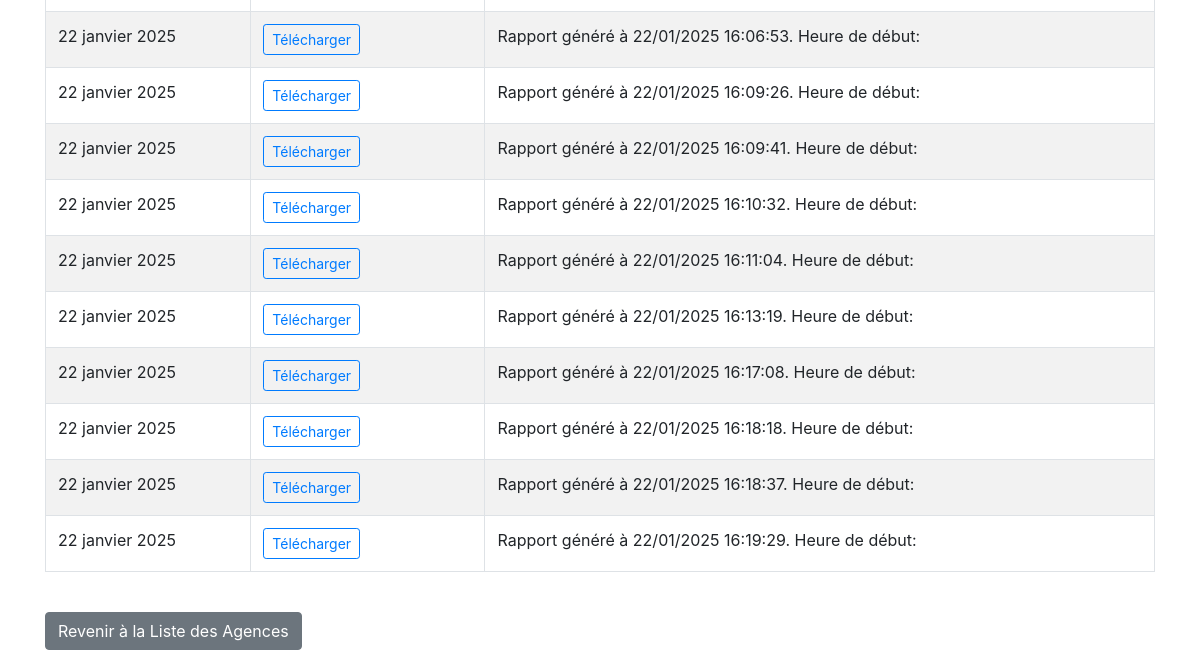
The page /agences/consulter_rapports (lower part) on the database as committed earlier.
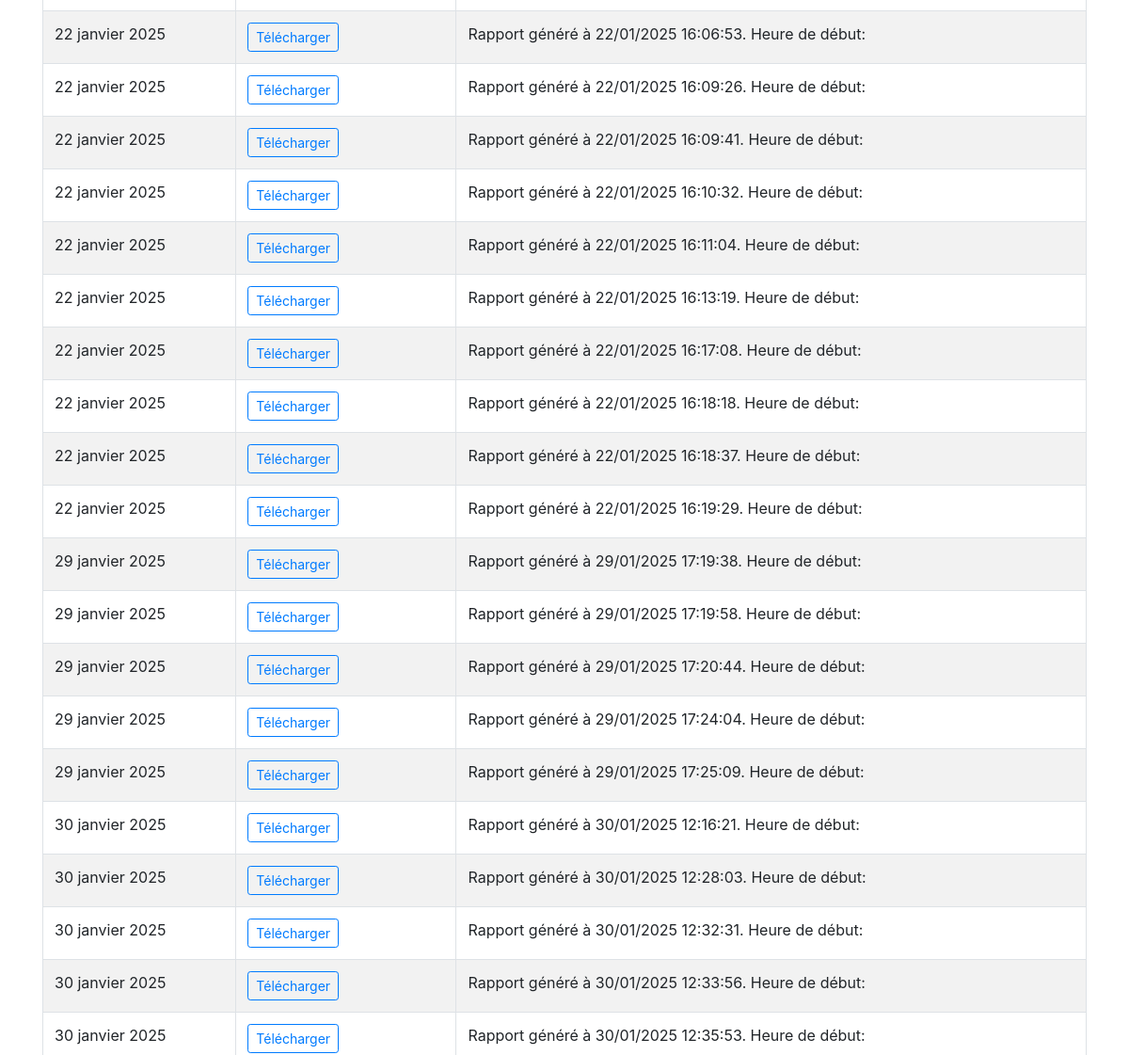
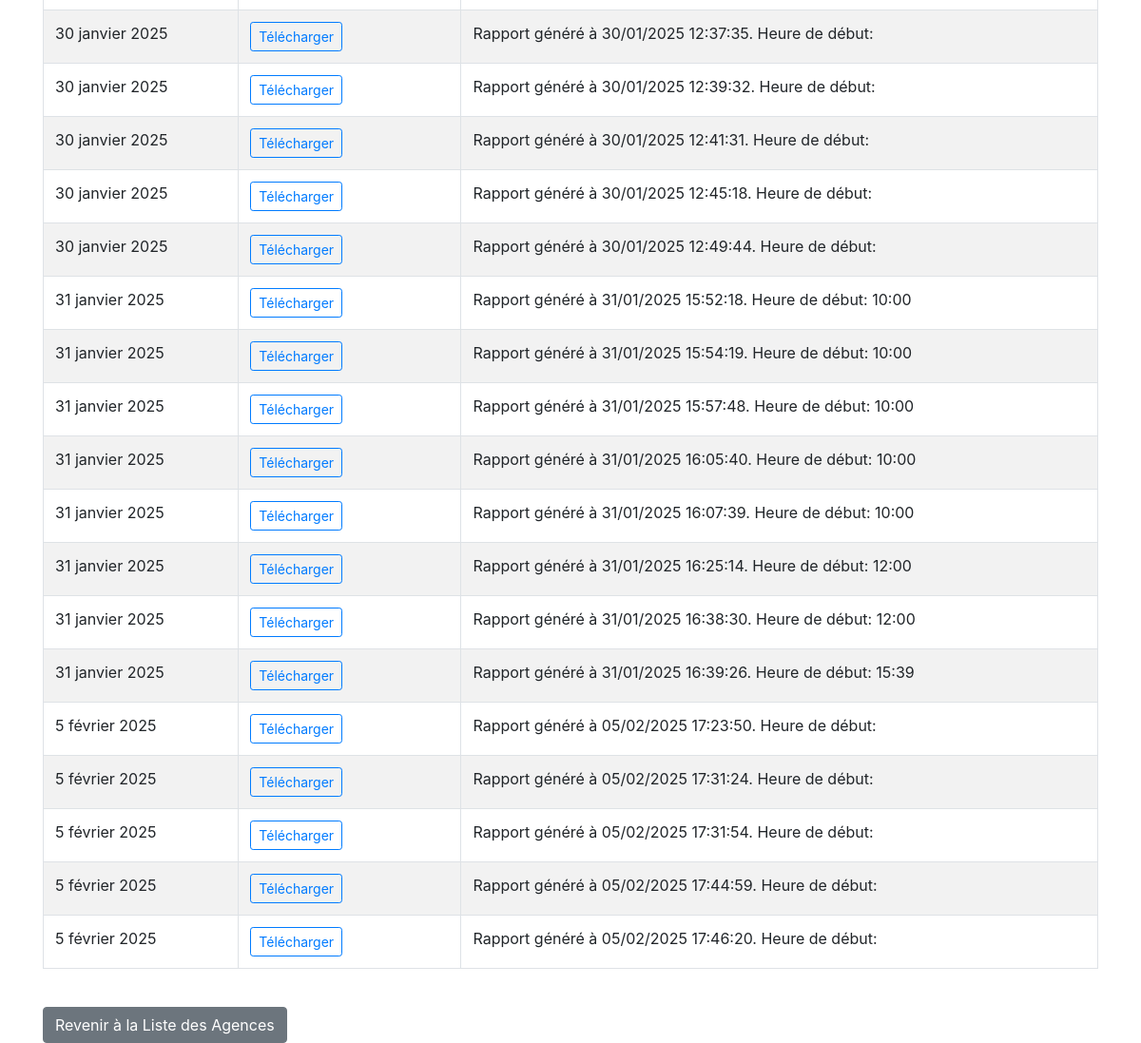
The same page on the database as committed later (2 pictures, top to bottom).
### cloture/models.py (models this page shows, shortened)
class RapportAgence(models.Model):
    date = models.DateField()
    fichier_pdf = models.FileField(upload_to='rapports/', null=True, blank=True)
    observations = models.TextField(null=True, blank=True)

### cloture/views.py (the view)
# urls.py: path('agences/consulter_rapports', views.consulter_rapports, name='liste_rapports'),
def consulter_rapports(request):
    rapports = RapportAgence.objects.all()
    return render(request, 'cloture/consulter_rapports.html', {'rapports': rapports})

### cloture/templates/cloture/consulter_rapports.html (shortened to what this page needs)
<!DOCTYPE html>
<html lang="fr">
<head>
    <link href="https://stackpath.bootstrapcdn.com/bootstrap/4.5.2/css/bootstrap.min.css" rel="stylesheet" />
</head>
<body>
    <div class="container mt-5">
        {% if rapports %}
        <div class="table-responsive mt-4">
            <table class="table table-bordered table-striped" id="rapportTable">
                <tbody>
                    {% for rapport in rapports %}
                    <tr>
                        <td>{{ rapport.date }}</td>
                        <td>
                            {% if rapport.fichier_pdf %}
                                <a href="{{ rapport.fichier_pdf.url }}" class="btn btn-sm btn-outline-primary" target="_blank">Télécharger</a>
                            {% else %}
                                <span>Aucun fichier PDF disponible</span>
                            {% endif %}
                        </td>
                        <td>{{ rapport.observations }}</td>
                    </tr>
                    {% endfor %}
                </tbody>
            </table>
        </div>
        {% else %}
        <div class="alert alert-warning mt-4" role="alert">
            Aucun rapport disponible dans la base de données.
        </div>
        {% endif %}
        <a href="{% url 'liste_agences' %}" class="btn btn-secondary mt-4">Revenir à la Liste des Agences</a>
    </div>
</body>
</html>

Rows that differ between the two databases and show on the page:
added RapportAgence: date "29 janvier 2025", observations "Rapport généré à 29/01/2025 17:19:38. Heure de début:"
added RapportAgence: date "29 janvier 2025", observations "Rapport généré à 29/01/2025 17:19:58. Heure de début:"
added RapportAgence: date "29 janvier 2025", observations "Rapport généré à 29/01/2025 17:20:44. Heure de début:"
added RapportAgence: date "29 janvier 2025", observations "Rapport généré à 29/01/2025 17:24:04. Heure de début:"
added RapportAgence: date "29 janvier 2025", observations "Rapport généré à 29/01/2025 17:25:09. Heure de début:"
added RapportAgence: date "30 janvier 2025", observations "Rapport généré à 30/01/2025 12:16:21. Heure de début:"
added RapportAgence: date "30 janvier 2025", observations "Rapport généré à 30/01/2025 12:28:03. Heure de début:"
added RapportAgence: date "30 janvier 2025", observations "Rapport généré à 30/01/2025 12:32:31. Heure de début:"
added RapportAgence: date "30 janvier 2025", observations "Rapport généré à 30/01/2025 12:33:56. Heure de début:"
added RapportAgence: date "30 janvier 2025", observations "Rapport généré à 30/01/2025 12:35:53. Heure de début:"
added RapportAgence: date "30 janvier 2025", observations "Rapport généré à 30/01/2025 12:37:35. Heure de début:"
added RapportAgence: date "30 janvier 2025", observations "Rapport généré à 30/01/2025 12:39:32. Heure de début:"
added RapportAgence: date "30 janvier 2025", observations "Rapport généré à 30/01/2025 12:41:31. Heure de début:"
added RapportAgence: date "30 janvier 2025", observations "Rapport généré à 30/01/2025 12:45:18. Heure de début:"
added RapportAgence: date "30 janvier 2025", observations "Rapport généré à 30/01/2025 12:49:44. Heure de début:"
added RapportAgence: date "31 janvier 2025", observations "Rapport généré à 31/01/2025 15:52:18. Heure de début: 10:00"
added RapportAgence: date "31 janvier 2025", observations "Rapport généré à 31/01/2025 15:54:19. Heure de début: 10:00"
added RapportAgence: date "31 janvier 2025", observations "Rapport généré à 31/01/2025 15:57:48. Heure de début: 10:00"
added RapportAgence: date "31 janvier 2025", observations "Rapport généré à 31/01/2025 16:05:40. Heure de début: 10:00"
added RapportAgence: date "31 janvier 2025", observations "Rapport généré à 31/01/2025 16:07:39. Heure de début: 10:00"
added RapportAgence: date "31 janvier 2025", observations "Rapport généré à 31/01/2025 16:25:14. Heure de début: 12:00"
added RapportAgence: date "31 janvier 2025", observations "Rapport généré à 31/01/2025 16:38:30. Heure de début: 12:00"
added RapportAgence: date "31 janvier 2025", observations "Rapport généré à 31/01/2025 16:39:26. Heure de début: 15:39"
added RapportAgence: date "5 février 2025", observations "Rapport généré à 05/02/2025 17:23:50. Heure de début:"
added RapportAgence: date "5 février 2025", observations "Rapport généré à 05/02/2025 17:31:24. Heure de début:"
added RapportAgence: date "5 février 2025", observations "Rapport généré à 05/02/2025 17:31:54. Heure de début:"
added RapportAgence: date "5 février 2025", observations "Rapport généré à 05/02/2025 17:44:59. Heure de début:"
added RapportAgence: date "5 février 2025", observations "Rapport généré à 05/02/2025 17:46:20. Heure de début:"
